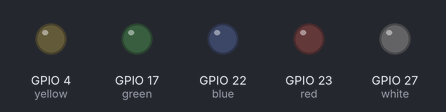
This program was run on a simulated Raspberry Pi (BCM pin numbers). On the bench: output pins drawn as LEDs (lit = HIGH). At 11.7 s the program stops and its outputs stay as they are.

Above: at 0.3 s.
At 9.6 s:
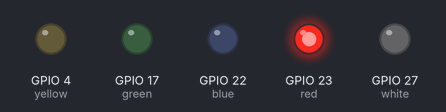
Timing chart, 0 to 12.9 s (numbered marks = the images above):
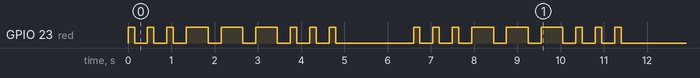

The program:

led3.py
```python
#I'm so happy to be able to do this.
#TRAIN TRACK STORY: long time ago, 2 boys were walking home from school along the train track.
#Actually on the train track. Health and safety those days, was based more on common sense and a bit of luck too.
#Back to our boys. Walking home along the track, they came across a fallen tree on the track. Knowing
#there would be a train passing by very soon, the boys started to panic. Some of their school friends were on the train.
#And other people too. In panic, they started hitting the track rails with stones hoping to alert the train driver.
#First, it was just about hitting the rails to create as much noise as possible, but then one of the boys remembered stories
#his grandad told him about travelling on sea and using Morse code to communicate using light. The SOS signal came to his
#mind and he started to use Morse Code to send the message. Strangely enough the driver of the approaching train overheard
#some strange noises, thinking there was something wrong with the train he started slowing down to a halt. Climbing out of
#machine to see what's wrong the ringing noises carried on coming from the direction the train was heading to. To cut
#the story short, the boys saved the day. They were very happy, their parrents were very proud and the school did a lesson
#or two on Morse code and other alternative ways to convey a message.  THE MORAL OF THE STORY: never walk on a train track. Alone.
#Always bring a friend. Because two people know more than one and are more likely to support each other in tricky situations.

#welcome to this project for Raspberry Pi.
#code bellow will le you connect LEDs to your Raspberry Pi.
#I used 5 different colours in 5 GPIOs: feel free to change these.
#we assume at this stage, the INPUT will be letters and space only.

import RPi.GPIO as GPIO
import time

#here are the 5 LEDs allocations for the Raspberry board:
blue,red,yellow,green,white= 22,23,4,17,27


#in here are all the necessary setups:
GPIO.setmode(GPIO.BCM),GPIO.setwarnings(False)
GPIO.setup(blue, GPIO.OUT), GPIO.setup(red, GPIO.OUT),GPIO.setup(yellow, GPIO.OUT), GPIO.setup(green, GPIO.OUT), GPIO.setup(white, GPIO.OUT)


#here is the function switching the RED led on:
def led(lenght):
    GPIO.output(red, GPIO.HIGH) #<to change colour change the colour name here 1/2
    time.sleep(lenght)
    GPIO.output(red, GPIO.LOW)   #<to change colour change the colour name here 2/2
    time.sleep(0.30)   #<pause after letter


#in here is the dictionary where the length of the beep/light on is in accordance with Morse code:
morse = {'a': (0.15, 0.5), 'b' : (0.5, 0.15, 0.15, 0.15), 'c': (0.5,0.15,0.5,0.15),
         'd':(0.5,0.15,0.15), 'e': (0.15), 'f': (0.15, 0.15,0.5,0.15), 'g':(0.5,0.5,0.15),
         'h':(0.15,0.15,0.15,0.15), 'i':(0.15,0.15), 'j': (0.15, 0.5,0.5,0.5), 'k': (0.5,0.15,0.5),
         'l': (0.15,0.5,0.15,0.15), 'm': (0.5,0.5), 'n': (0.5,0.15), 'o':(0.5,0.5,0.5),
         'p':(0.15,0.5,0.5,0.15), 'r':(0.15,0.5,0.15), 's': (0.15,0.15,0.15), 't': (0.15),
         'u': (0.15,0.15,0.5), 'v':(0.15,0.15,0.15,0.5), 'w': (0.15,0.5,0.5), 'x': (0.5,0.15,0.15,0.5),
         'y': (0.5,0.15,0.5,0.5), 'z': (0.5,0.5,0.15,0.15),}

#here is a sos signal to play with:
a = 'SOS sos'


#and here is the function doing all the magic:
def convertToMorse(stringie):
    stringie = stringie.lower()#<converts upper case to lower:

    for i in stringie:

        if i == ' ':  #<here we work with space in a string
            time.sleep(1.5)


        else:
            for x in morse[i]:   #<and here we do the converting:
                led(x)


#and here we test the code:
convertToMorse(a)


#hope you like the project. Have a lovely day.
```

Measured:
- by itself, GPIO 23 (red): LOW → HIGH at 0.00 s, → LOW 0.15 s later, → HIGH 0.30 s later, → LOW 0.15 s later, … (36 changes in this stretch)
